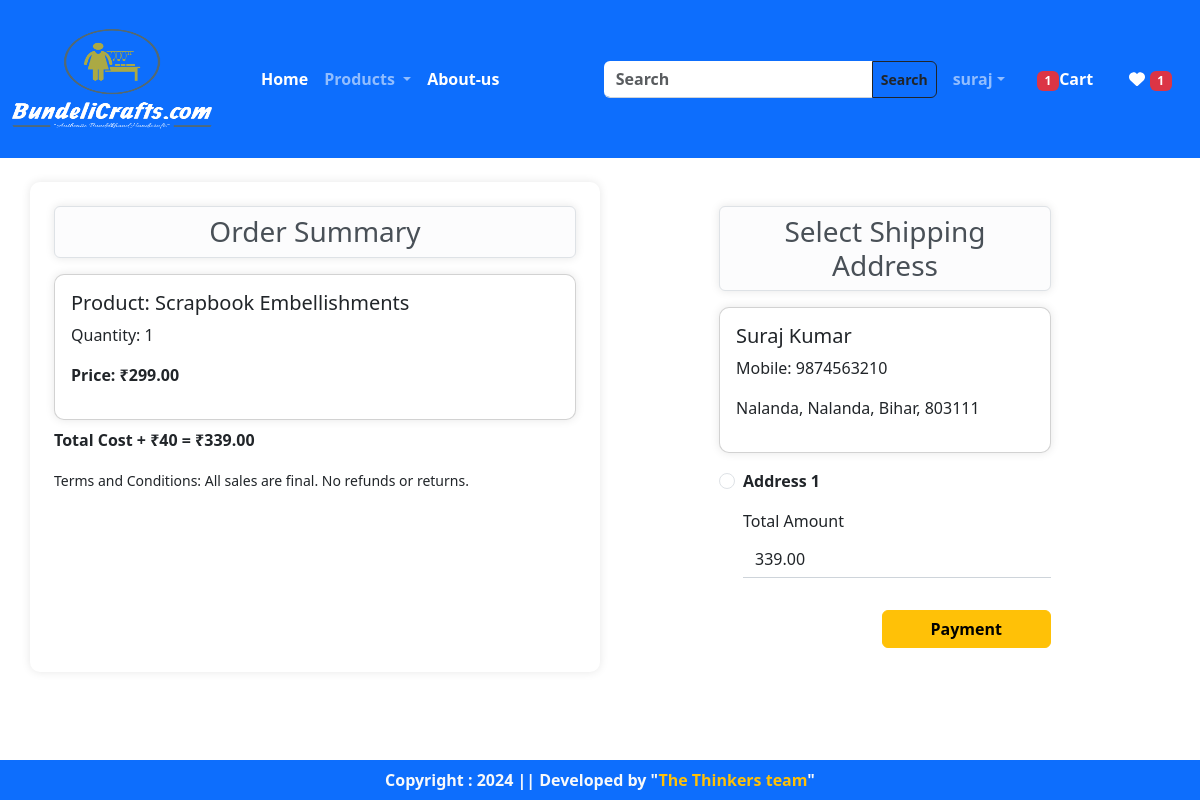
/checkout/ (signed in), run on an earlier commit of the app's database.
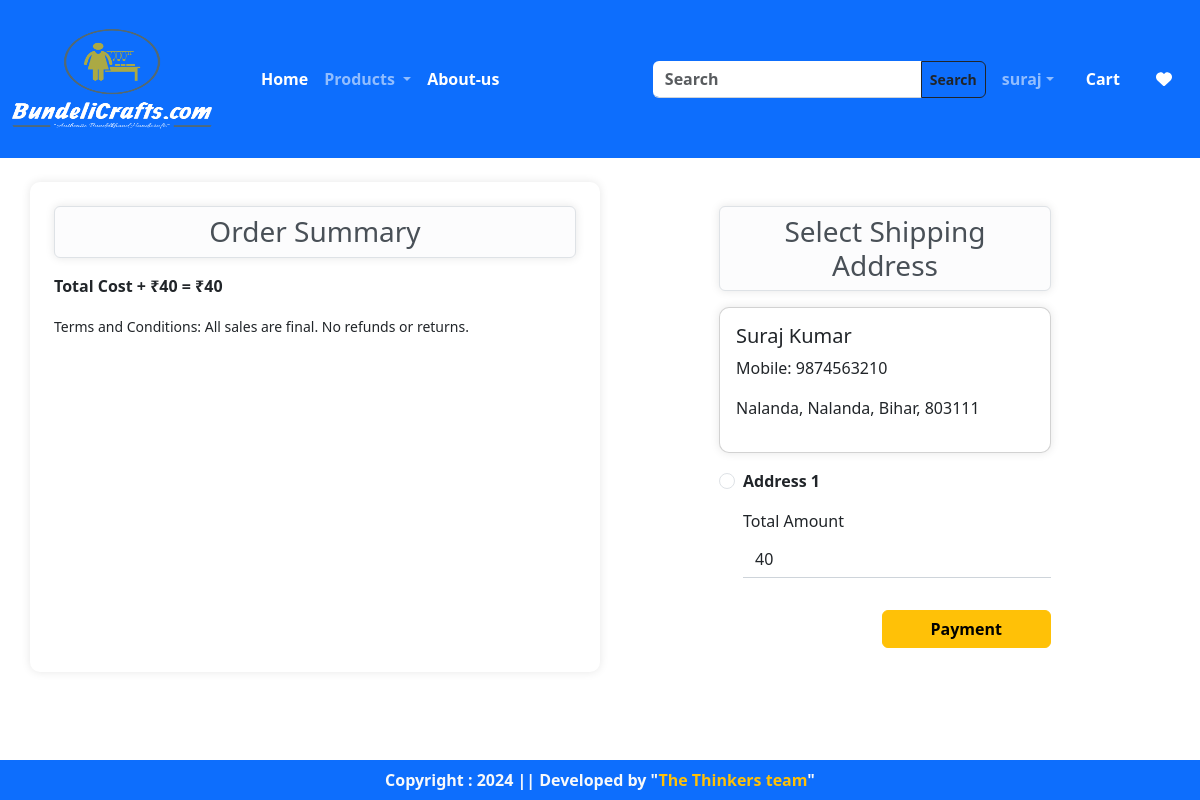
And on a later commit of the database.
### app/models.py (models this page shows, shortened)
class Cart(models.Model):
    user = models.ForeignKey(User,on_delete=models.CASCADE)
    product = models.ForeignKey(Product,on_delete=models.CASCADE)
    quantity = models.PositiveIntegerField(default=1)

class Product(models.Model):
    PRODUCT_STATUS_CHOICES = [
        ('available', 'Available'),
        ('out of stock', 'Out of Stock'),
    ]
    vendor = models.ForeignKey(Vendor, on_delete=models.CASCADE)
    title = models.CharField(max_length=150)
    description = models.TextField()
    price = models.DecimalField(max_digits=10, decimal_places=2)
    category = models.CharField(choices=CATEGORY_CHOICES,max_length=2)
    image_url = models.ImageField(upload_to='products/')
    created_at = models.DateTimeField(auto_now_add=True)
    status = models.CharField(max_length=15, choices=PRODUCT_STATUS_CHOICES, default='available')

class Customer(models.Model):
    user = models.ForeignKey(User, on_delete=models.CASCADE)
    name = models.CharField(max_length=200)
    locality = models.CharField(max_length=200)
    city = models.CharField(max_length=100)
    mobile = models.IntegerField(default=0)
    zipcode = models.IntegerField()
    state = models.CharField(choices=STATE_CHOICES,max_length=200)

### app/views.py (the view, shortened to what this page needs)
# urls.py: path('checkout/',views.Checkout.as_view(),name="checkout"),
@method_decorator(login_required, name='dispatch')
class Checkout(View):
    def get(self, request):
        user = request.user
        add = Customer.objects.filter(user=user)
        cart_items = Cart.objects.filter(user=user)
        wishItem=0
        totalItem = 0
        if request.user.is_authenticated:
            totalItem = len(Cart.objects.filter(user=request.user))
            wishItem = len(Wishlist.objects.filter(user=request.user))
        famount = 0
        for p in cart_items:
            value = p.quantity * p.product.price
            famount = famount + value
        totalamount = famount + 40
        razoramounnt = int(totalamount * 100)
        client = razorpay.Client(auth=(settings.RAZOR_KEY_ID,settings.RAZOR_KEY_SECRET))
        data = {'amount':razoramounnt,'currency':"INR","receipt":"order_recptid_12"}
        payment_response = client.order.create(data=data)
        print(payment_response)
        order_id = payment_response['id']
        order_status = payment_response['status']
        return render(request,"app/checkout.html",locals())

### app/templates/app/checkout.html (shortened to what this page needs)
{% extends "app/base.html" %}
{% load static %}
{% block main-content %}
<div class="container">
    <div class="row my-4">
        <div class="col-sm-6 shadow_container p-4">
            <h3 class="alert alert-light border rounded text-center shadow_container p-2">Order Summary</h3>
            {% for item in cart_items %}
            <div class="card mb-2 shadow_container">
                <div class="card-body">
                    <h5>Product: {{ item.product.title }}</h5>
                    <p>Quantity: {{ item.quantity }}</p>
                    <p class="fw-bold">Price: ₹{{ item.product.price }}</p>
                </div>
            </div>
            {% endfor %}
            <p class="fw-bold">Total Cost + ₹40 = ₹{{ totalamount }}</p>
            <small>Terms and Conditions: All sales are final. No refunds or returns.</small>
        </div>
        <div class="col-sm-4 offset-sm-1 p-4">
            <h3 class="alert alert-light border rounded text-center shadow_container p-2">{{ product.title }}Select Shipping Address</h3>
            {% if add %}
                <form method="post" id="myform">
                    {% for ad in add %}
                    <div class="card mb-3 shadow_container">
                        <div class="card-body">
                            <h5>{{ ad.name }}</h5>
                            <p>Mobile: {{ ad.mobile }}</p>
                            <p>{{ ad.locality }}, {{ ad.city }}, {{ ad.state }}, {{ ad.zipcode }}</p>
                        </div>
                    </div>
                    <div class="form-check mb-3">
                        <input class="form-check-input" type="radio" name="custid" id="custadd{{ forloop.counter }}" value="{{ ad.id }}" required/>
                        <label class="form-check-label fw-bold" for="custadd{{ forloop.counter }}">Address {{ forloop.counter }}</label>
                    </div>
                    {% endfor %}
                    <div class="form-check mb-3">
                        <label for="totalamount" class="form-label">Total Amount</label>
                        <input type="number" class="form-control" name="totalamount" value="{{ totalamount }}" readonly>
                    </div>
                    <div class="text-end">
                        <button id="rzp-button1" type="button" class="btn btn-warning mt-3 px-5 fw-bold">Payment</button>
                    </div>
                </form>
            {% else %}
                <div class="alert alert-warning" role="alert">
                    No shipping addresses found. Please <a href="{% url 'profile' %}" class="alert-link">add a shipping address</a> in your profile before proceeding.
                </div>
            {% endif %}
        </div>
    </div>
</div>
<br><br/>
{% endblock main-content %}

### app/templates/app/base.html (shortened to what this page needs)
{% load static %}
<!doctype html>
<html lang="en">
  <head>
    <link href="https://cdn.jsdelivr.net/npm/bootstrap@5.3.3/dist/css/bootstrap.min.css" rel="stylesheet">
    <link rel = "stylesheet" href = "{% static 'app/css/owl.carousel.min.css' %}">
    <link rel = "stylesheet" href = "{% static 'app/css/all.min.css' %}">
    <link rel = "stylesheet" href = "{% static 'app/css/style.css' %}">
    <link rel="stylesheet" href="https://cdnjs.cloudflare.com/ajax/libs/font-awesome/6.0.0-beta3/css/all.min.css">
  </head>
  <body>
    <nav class="navbar navbar-expand-lg navbar-dark bg-primary py-4">
      <div class="container-fluid fw-bold">
        <a class="navbar-brand" href="/">
            <img src="{% static 'app/images/logo.png' %}" alt="Logo" width="200" height="100" class="rounded"></a>
            <div class="collapse navbar-collapse" id="navbarSupportedContent">
              <ul class="navbar-nav me-auto mb-2 mb-lg-0">&nbsp;&nbsp;&nbsp;&nbsp;&nbsp;&nbsp;
                {% if request.user.is_authenticated %}
                <li class="nav-item">
                  <a class="nav-link active" aria-current="page" href="/">Home</a>
                </li>
                <li class="nav-item dropdown">
                  <a class="nav-link dropdown-toggle" href="#" role="button" data-bs-toggle="dropdown" aria-expanded="false">
                    Products
                  </a>
              <li class="nav-item">
                <a class="nav-link text-white" href="{% url 'about' %}">About-us</a>
              </li>
            </ul>
            <form class="d-flex" role="search" action="/search/">
              <div class="input-group">
                <input class="form-control rounded-start fw-bold" type="search" placeholder="Search" aria-label="Search" name="search" style="length:1000px;">
                <button class="btn btn-outline-dark fw-bold btn-sm rounded-end" type="submit">Search</button>
              </div>
            </form>
          </div>
          <ul class="navbar-nav me-auto mb-2 mb-lg-0">
            <li class="nav-item dropdown mx-2">
              <a class="nav-link dropdown-toggle" href="#" role="button" data-bs-toggle="dropdown" aria-expanded="false">{{request.user}}</a>
            </li>
            <li class="nav-item mx-2">
              <a class="nav-link text-white" href="{% url 'showcart' %}"><span class="badge bg-danger">{% if totalItem > 0 %}{{totalItem}}{% endif %}</span>Cart&nbsp;</a>
            </li>
            <li class="nav-item mx-2">
              <a class="nav-link text-white" href="{% url 'wishlists' %}"><i class="fa fa-heart"></i> <span class="badge bg-danger">{% if wishItem > 0 %}{{wishItem}}{% endif %}</span></a>
            </li>
            {% else %}
            <li class="nav-item mx-2">
              <p class="nav-link text-white"><a style="text-decoration:none;color:white;"  href="{% url 'login' %}">Login</a>/<a style="text-decoration:none;color:white;" href="{% url 'customer-registration' %}">Register</a></p>
            </li>
            {% endif %}
          </ul>
        </div>
      </nav>
                    {% block main-content %}{% endblock main-content %}
                <footer class="container-fluid fixed-bottom bg-primary text-center p-2 mt-5 fw-bold text-light">
                  Copyright : 2024 || Developed by "<span class="text-warning">The Thinkers team</span>"
                </footer>
                  </body>
                </html>

What changed in the data, as far as the page shows it:
removed Cart: product "Scrapbook Embellishments", quantity "1", product.price "299.00"
Also different on the page:
{{ totalamount }}: "339.00" → "40"
form field totalamount: "339.00" → "40"
{{ totalItem }}: "1" → (not shown)
{{ wishItem }}: "1" → (not shown)
